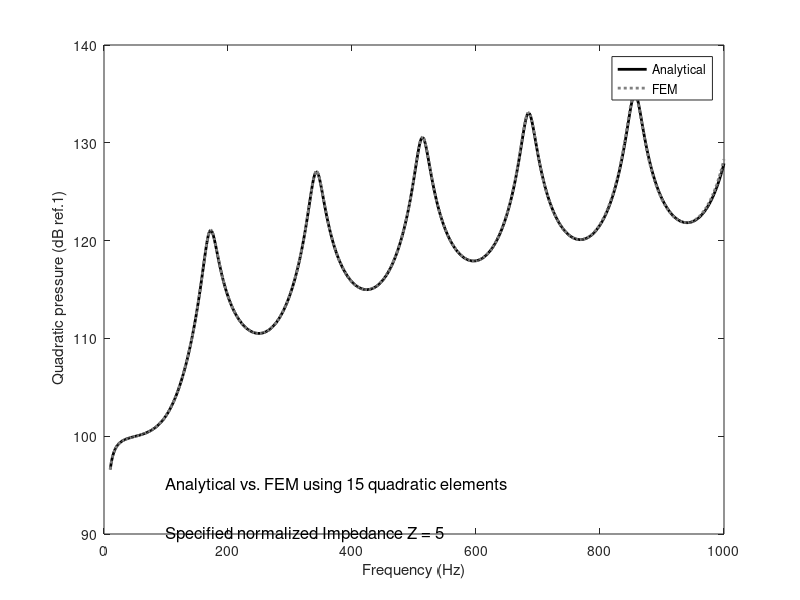

This figure's MATLAB source:
% FEM 1-D Scalar Analysis
% 1D Acoustics
% Plot: geometry, mesh, boundary nodes, and field

% Generate mesh data: mesh, boundary nodes, domains (COMSOL is used as a mesh
% generator)
L=1; % Length of the tube


%% Input data
rho0=1.2; % Fluid density
c0=342.2; % Speed of sound
neta_a=0.00; % Damping in the cavity
U0=1; % Piston displacement
%% Impedance properties
Z0=rho0 * c0;
Z= input('\n Input the normalized complex impedance at one end : ');
if (Z~=0), beta= 1/Z;else beta=1e6; end % convert to admittance
%% Frequency domain
freq=[10:2:1000]; % Chosen arbitrarily
omega=2*pi*freq;
lamda_min= c0/max(freq); % Smallest wavelength in the fluid
%% Step 1: Mesh
nel=input ('\n Number of quadratic element / wavelength:');
ne= ceil(nel* L/lamda_min);
fprintf('\n Number of quadratic elements : %d \n', ne')

nnt = 2*ne+1; % Total number of nodes
h=L/ne; % Length of the elements
x=[0:h/2:L]; % Coordinates table
%% Step 2: Compute Elementary matrices
He=[7,-8,1;-8,16,-8;1,-8,7]/(3*h)/rho0;
Qe=[4,2,-1;2,16,2;-1,2,4]*h/30/(rho0*c0^2);
%% Step 3: Assembling
I=eye(3,3);
H=zeros(nnt,nnt); Q = zeros(nnt,nnt);
for ie=1: ne
LM=zeros(3,nnt); LM(:,2*ie-1:2*ie+1)=I;
H = H + LM'*He*LM;
Q = Q + LM'*Qe*LM;
end
%% Step 4: Impedance condition at x=0 : dPdn(0)+j*k*beta*P(0) = 0
A = zeros(nnt,nnt);
A(1,1) = beta/(rho0*c0);
%% Step 5: Solving the system with the Force vector : Piston at a x=L
ndof = nnt;
Pquad_direct=zeros(1,ndof);
Pquad_modal=zeros(1,ndof);
Pquad_exact=zeros(1,ndof);
for n=1:length(omega)
    w=omega(n);
    % FE solution
    R=zeros(ndof,1); % Initialize force vector
    R(ndof) = w^2*U0; % displacement of the piston fixed to 1
    P = (H - w^2*Q/(1+1i*neta_a)+1i*w*A)\R; % Solve the system
    Pquad_direct(n) = (rho0*c0^2)* real(P'*Q*P)/(2*L); % Compute the space avergaed quadratic pressure
    % Analytical solution
    k0=w/c0/sqrt(1+1i*neta_a);
    r=(Z-1)/(Z+1);
    a=(1j*w*U0)*Z0/(exp(1j*k0*L)-r*exp(-1j*k0*L));
    x=[0:L/100:L]; p=a*(exp(-1i*k0*x)+r*exp(1i*k0*x));
    Pquad_exact(n) = real(norm(p)^2/length(x)/2);
end

% Step 6: Comparison with the exact solution
plot(freq,10*log10(Pquad_direct(1:length(freq))),'k','LineWidth',2)
hold on
plot(freq,10*log10(Pquad_exact(1:length(freq))),':','LineWidth',2,'Color',[0.5 0.5 0.5])
xlabel('Frequency (Hz)');
ylabel(' Quadratic pressure (dB ref.1)');
legend('Analytical', 'FEM ');
text(100 , 95,['Analytical vs. FEM using ', num2str(ne), ' quadratic elements'],'Color','k','FontSize',12)
text(100 , 90,['Specified normalized Impedance Z = ', num2str(Z)],'FontSize',12)